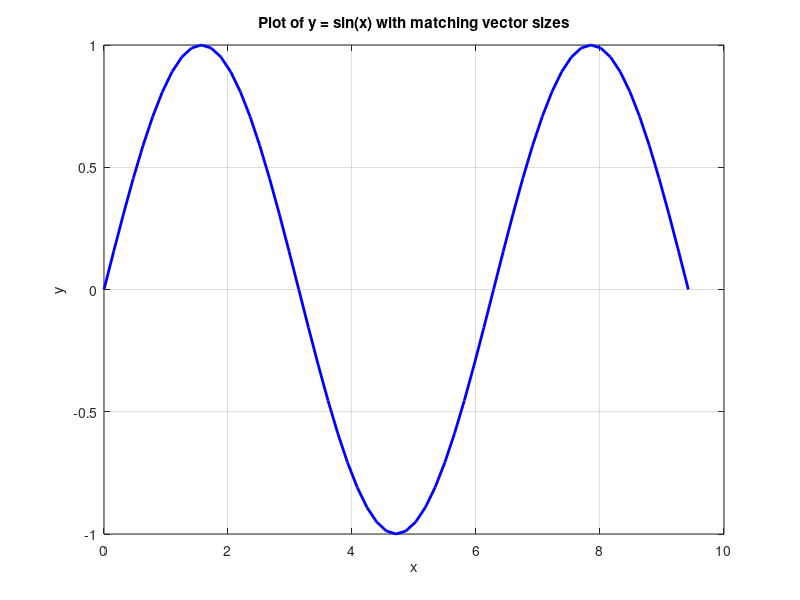

Write the MATLAB code that produced this figure.
fprintf('--- 9.1 Experiment 1: Debugging Syntax Errors and Pitfalls in MATLAB ---\n\n');

%% Task 1: Syntax Errors and Debugging
fprintf('--- Task 1: Corrected Syntax Errors ---\n');
% Listing 9.1: Corrected Script
firstOperand = 5;
secondOperand = 3;
% FIX: Added the missing closing parenthesis for (y + 2)
result = firstOperand * (secondOperand + 2);

% FIX: Added the missing closing parenthesis for the disp() function
disp(['The result is ', num2str(result)]);
fprintf('\n');


%% Task 2: Identifying Logical Errors
fprintf('--- Task 2: Newton Quotient and Logical Errors ---\n');
% Define the function f(x) = x^2 using an anonymous function
squareFunc = @(x) x^2;
evalPoint = 2;

% The exact theoretical derivative of x^2 at x=2 is 2*x = 4.
fprintf('Theoretical exact derivative at x = 2 is 4.\n\n');

% Testing for several values of h to identify discrepancies (rounding errors)
stepSizes = [1, 0.1, 0.01, 1e-8, 1e-12, 1e-16];

fprintf('Testing Newton Quotient for f(x) = x^2 at x = 2:\n');
fprintf('h value      | Calculated Derivative\n');
fprintf('------------------------------------\n');

for stepIdx = 1:length(stepSizes)
    currentStep = stepSizes(stepIdx);
    % Newton quotient formula
    derivative = (squareFunc(evalPoint + currentStep) - squareFunc(evalPoint)) / currentStep;
    fprintf('%1.2e     | %f\n', currentStep, derivative);
end
fprintf('\nLogical Error Note: As h gets extremely small (e.g., 1e-16), floating-point precision limits cause catastrophic cancellation, making the result wildly inaccurate rather than converging to 4.\n\n');


%% Task 3: Pitfalls with Vector Sizes
fprintf('--- Task 3: Corrected Mismatched Vector Sizes ---\n');

% Listing 9.3: Corrected vector sizes
angleGrid = 0:pi/20:3*pi;
sineGrid = sin(angleGrid);

% The manual previously redefined x with a different step size (pi/40), causing a mismatch.
% FIX: We comment out the redefinition so x and y remain the exact same length.
% angleGrid = 0:pi/40:3*pi; % Redefine x with different length (COMMENTED OUT TO FIX ERROR)

% Create a plot to verify the fix works successfully
figure('Name', 'Task 3: Corrected Vector Plot');
plot(angleGrid, sineGrid, 'b-', 'LineWidth', 2);
title('Plot of y = sin(x) with matching vector sizes');
xlabel('x');
ylabel('y');
grid on;

fprintf('Task 3 plot generated successfully. The vector size mismatch was corrected by ensuring the x array was not improperly redefined before plotting.\n');
